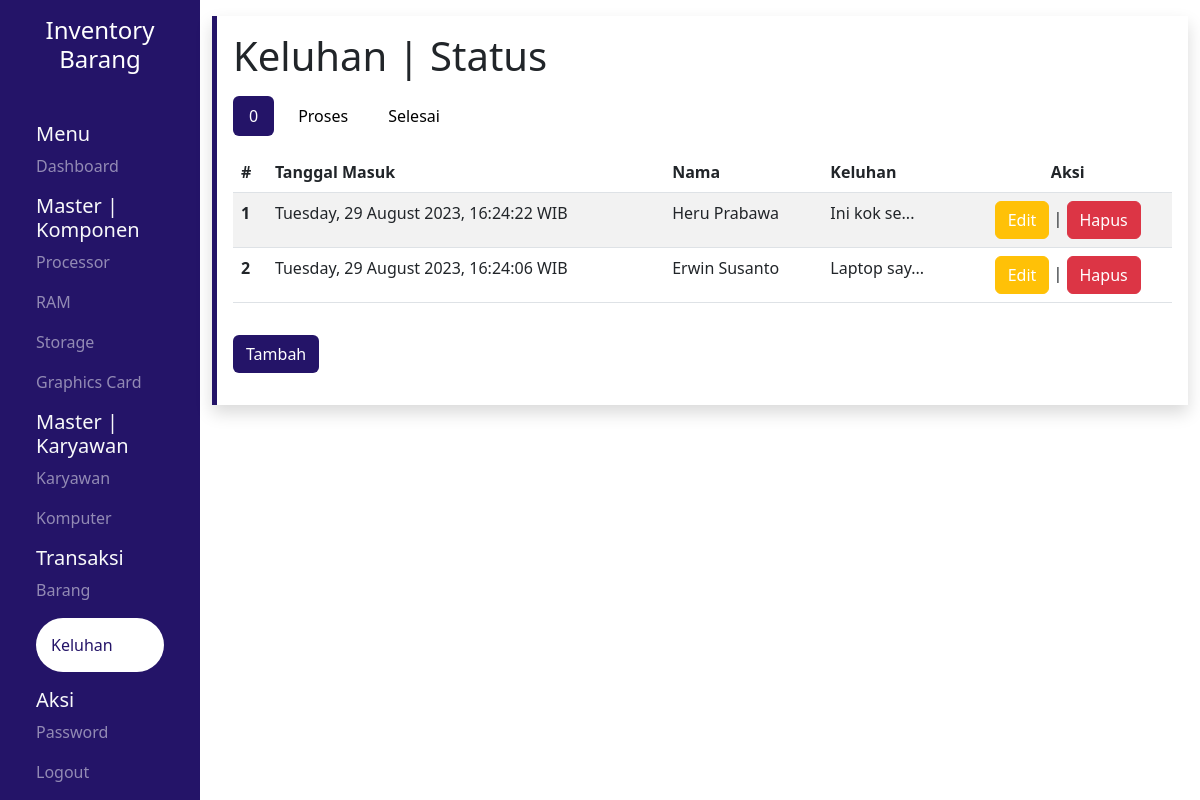
Page /pages/keluhan/index.php (signed in) on the earlier database version.
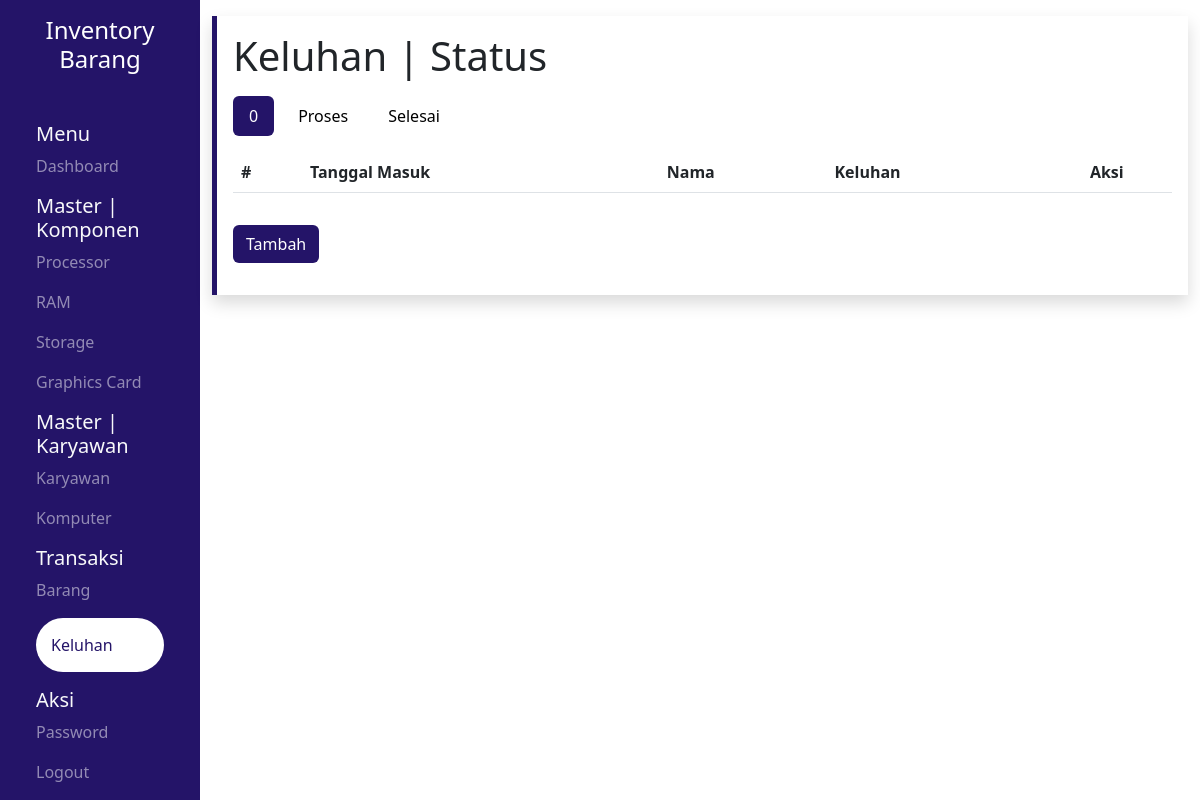
Same page on the later database version.
### tables this page shows
CREATE TABLE `keluhan` (
  `id` int(11) NOT NULL,
  `tanggal_masuk` datetime NOT NULL,
  `tanggal_proses` datetime NOT NULL,
  `tanggal_selesai` datetime NOT NULL,
  `id_users` int(11) DEFAULT NULL,
  `id_karyawan` int(11) NOT NULL,
  `keluhan` text NOT NULL,
  `solusi` text NOT NULL,
  `biaya` int(11) NOT NULL,
  `status` enum('0','Proses','Selesai') NOT NULL
);

CREATE TABLE `karyawan` (
  `id` int(11) NOT NULL,
  `username` varchar(25) NOT NULL,
  `password` varchar(255) NOT NULL,
  `nama` varchar(25) NOT NULL,
  `nip` bigint(18) NOT NULL,
  `jk` enum('Laki - Laki','Perempuan') NOT NULL,
  `divisi` varchar(25) NOT NULL,
  `level` varchar(25) NOT NULL
);

### pages/keluhan/index.php (the view, shortened to what this page needs)
<?php
include "../src/config/connect.php";
$query_join = "SELECT
    k.id AS id,
    k.tanggal_masuk AS tanggal_masuk,
    k.tanggal_proses AS tanggal_proses,
    k.tanggal_selesai AS tanggal_selesai,
    karyawan.nama AS nama_karyawan,
    k.keluhan AS keluhan,
    k.status AS status
FROM keluhan k
JOIN karyawan ON k.id_karyawan = karyawan.id WHERE status = '0'
ORDER BY k.tanggal_masuk DESC";
$result_join = mysqli_query($conn, $query_join);
?>
<!DOCTYPE html>
<html lang="en">
<head>
    <link rel="stylesheet" href="../src/css/global.css">
    <?php include '../src/library/bootstrap.php' ?>
    <?php include '../src/library/datatables.php' ?>
    <?php include '../src/library/sweetalert.php' ?>
</head>
<body>
    <div class="container-fluid">
        <div class="row vh-100">
            <section class="col-md-2 sidebar text-light">
                <a href="../../">
                    <div class="text-center my-3 mb-5">
                        <h4>Inventory Barang</h4>
                    </div>
                </a>
                <div class="mx-4">
                    <h5>Menu</h5>
                    <a href="../dashboard/">
                        <p class="opacity">Dashboard</p>
                    </a>
                </div>
                <div class="mx-4">
                    <h5>Master | Komponen</h5>
                    <a href="../processor/">
                        <p class="opacity">Processor</p>
                    </a>
                    <a href="../ram/">
                        <p class="opacity">RAM</p>
                    </a>
                    <a href="../storage/">
                        <p class="opacity">Storage</p>
                    </a>
                    <a href="../vga/">
                        <p class="opacity">Graphics Card</p>
                    </a>
                </div>
                <div class="mx-4">
                    <h5>Master | Karyawan</h5>
                    <a href="../karyawan/">
                        <p class="opacity">Karyawan</p>
                        <a href="../komputer/">
                            <p class="opacity">Komputer</p>
                        </a>
                    </a>
                </div>
                <div class="mx-4">
                    <h5>Transaksi</h5>
                    <a href="../barang/">
                        <p class="opacity">Barang</p>
                    </a>
                    <a href="../keluhan/">
                        <p class="opacity-100 aktif rounded-pill">Keluhan</p>
                    </a>
                </div>
                <div class="mx-4">
                    <h5>Aksi</h5>
                    <a href="../password/">
                        <p class="opacity">Password</p>
                    </a>
                    <a href="../../logout.php">
                        <p class="opacity">Logout</p>
                    </a>
                </div>
            </section>
            <section class="col-md-10 content">
                <div class="wrapper shadow p-3 my-3 left">
                    <h1>Keluhan | Status</h1>
                    <nav class="my-3">
                        <ul class="nav nav-pills mb-3 gap-2" id="pills-tab" role="tablist">
                            <li class="nav-item" role="presentation">
                                <button class="nav-link active" id="pills-home-tab" data-bs-toggle="pill" data-bs-target="#pills-home" type="button" role="tab" aria-controls="pills-home" aria-selected="true">0</button>
                            </li>
                            <li class="nav-item" role="presentation">
                                <button class="nav-link" id="pills-proses-tab" data-bs-toggle="pill" data-bs-target="#pills-proses" type="button" role="tab" aria-controls="pills-proses" aria-selected="false">Proses</button>
                            </li>
                            <li class="nav-item" role="presentation">
                                <button class="nav-link" id="pills-selesai-tab" data-bs-toggle="pill" data-bs-target="#pills-selesai" type="button" role="tab" aria-controls="pills-selesai" aria-selected="false">Selesai</button>
                            </li>
                        </ul>
                        <div class="tab-content" id="pills-tabContent">
                            <div class="tab-pane fade show active" id="pills-home" role="tabpanel" aria-labelledby="pills-home-tab" tabindex="0">
                                <table id="myTable0" class="table table-striped display">
                                    <thead>
                                        <tr>
                                            <th scope="col">#</th>
                                            <th scope="col">Tanggal Masuk</th>
                                            <th scope="col">Nama</th>
                                            <th scope="col">Keluhan</th>
                                            <th scope="col" class="text-center">Aksi</th>
                                        </tr>
                                    </thead>
                                    <tbody>
                                        <?php $no = 1 ?>
                                        <?php while ($result = mysqli_fetch_array($result_join)) : ?>
                                            <tr>
                                                <th scope="row"><?= $no++ ?></th>
                                                <td><?= $result["tanggal_masuk"] ?></td>
                                                <td><?= $result["nama_karyawan"] ?></td>
                                                <td><?= strlen($result["keluhan"]) > 10 ? substr($result["keluhan"], 0, 10) . "..." : $result["keluhan"] ?></td>
                                                <td>
                                                    <div class="text-center">
                                                        <a href="update.php?id=<?= $result['id'] ?>" class="btn btn-warning">Edit</a> | <a href="delete.php?id=<?= $result['id'] ?>" id="btn-del" class="btn btn-danger">Hapus</a>
                                                    </div>
                                                </td>
                                            </tr>
                                        <?php endwhile; ?>
                                    </tbody>
                                </table>
                            </div>
                        </div>
                    </nav>
                    <a href="add.php" class="btn ungu my-3" name="submit">Tambah</a>
                </div>
            </section>
        </div>
    </div>
</body>
</html>

### pages/src/library/bootstrap.php (shortened to what this page needs)
<link rel="stylesheet" href="https://cdn.jsdelivr.net/npm/bootstrap@5.3.1/dist/css/bootstrap.min.css">
<link href="https://cdnjs.cloudflare.com/ajax/libs/twitter-bootstrap/5.3.0/css/bootstrap.min.css" rel="stylesheet">

### pages/src/library/datatables.php (shortened to what this page needs)
<link href="https://cdn.datatables.net/v/bs5/jq-3.7.0/dt-1.13.6/datatables.min.css" rel="stylesheet">

### pages/src/library/sweetalert.php (shortened to what this page needs)
<link href="https://cdn.jsdelivr.net/npm/sweetalert2@11.7.20/dist/sweetalert2.min.css" rel="stylesheet">

### pages/src/css/global.css (style rules this page uses)
body { overflow-x: hidden; }
a { text-decoration: none !important; color: #fff !important; }
.aktif { background-color: #fff; color: #241468; padding: 15px; }
.ungu { background-color: #241468 !important; color: #fff !important; }
.opacity { opacity: 0.5; }
.sidebar { background-color: #241468 !important; }
.left { border-left: 5px solid #241468 !important; }
.nav-pills .nav-item .nav-link { color: black; }
.nav-pills .nav-item .nav-link.active { color: #fff; background-color: #241468; }

Differences in the rows shown:
removed keluhan: tanggal_masuk "Tuesday, 29 August 2023, 16:24:22 WIB", id_karyawan.nama "Heru Prabawa", keluhan "Ini kok se"
removed keluhan: tanggal_masuk "Tuesday, 29 August 2023, 16:24:06 WIB", id_karyawan.nama "Erwin Susanto", keluhan "Laptop say"
